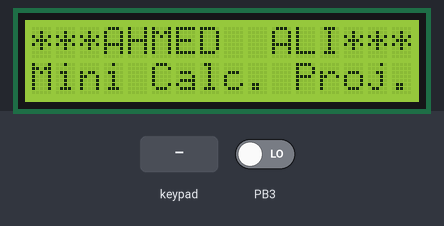
Bench run of a program on a simulated ATmega32, built with avr-gcc and emulated at 16 MHz. Parts: 16×2 character LCD. Wiring (inferred from the names in the program): 4×4 keypad with keys 7 8 9 / 4 5 6 * 1 2 3 - C 0 = +: rows PB4, PB5, PB6, PB7; columns PD2, PD3, PD4, PD5; character LCD (HD44780): RS PB0; R/W PB1; E PB2; data PA0, PA1, PA2, PA3, PA4, PA5, PA6, PA7. Inputs (shaded band) come from the test bench; at power-on: PB3 LOW.

Above: at 1.2 s.
1.3 s: keypad keys 7 + 5 = pressed 0.4 s apart
At 4.0 s:
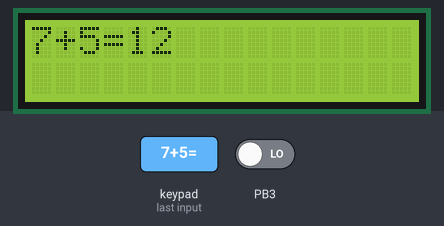
4.4 s: key 'C' pressed
At 5.0 s:
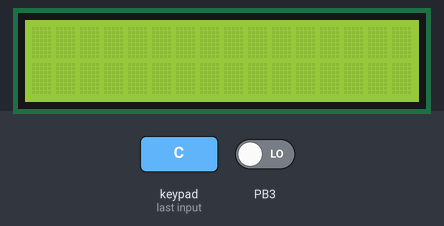
6.0 s: keypad keys 6 * 7 = pressed 0.4 s apart
At 8.5 s:
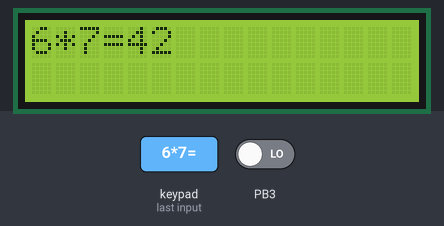
Timing chart, 0 to 10.0 s (numbered marks = the images above; inputs shaded):
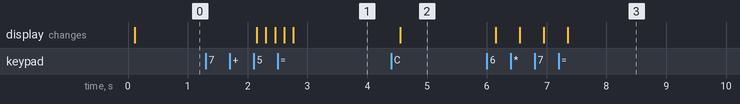

Measured:
- after the input at 1.3 s, the display: first differs from a run without the input after 1.0 s (image 1 shows a later state)
- after the input at 4.4 s, the display: changes after 0.15 s (image 2)
- after the input at 6.0 s, the display: first changes after 0.15 s (image 3 shows a later state)

The program:

main.c
```c
/*
 ============================================================================
 Name        : main.c
 Author      : Ahmed Ali
 Date        : 21 Aug 2023
 ============================================================================
 */
#include "STD_TYPES.h"
#include "GPIO_Interface.h"
#include "LCD_interface.h"
#include "KEYPAD_interface.h"
#include "KEYPAD_config.h"
#include <util/delay.h>
#include <stdio.h>
#include <stdlib.h>
#include <string.h>

int main(void) {
	/* declare variable used in main file */
	sint32 num1, num2, result;
	float32 floatResult;
	uint8 i, j, k, floatFlag;
	/* call the function of the KEYPAD initialization */
	KPD_Init();
	/* call the function of the LCD initialization */
	LCD_Init();
	/* print my name on the LCD */
	LCD_DisplayString("***AHMED  ALI***");
	/* move the cursor to the second row of LCD */
	LCD_MoveCursor(1, 0);
	/* print the project name */
	LCD_DisplayString("Mini Calc. Proj.");
	/* wait for 2 second */
	_delay_ms(2000);
	/* clean screen */
	LCD_ClearScreen();
	/* super loop */
	while (1) {
		/* declare the string used in super loop */
		char input[16] = "", num1_str[8] = "", num2_str[8] = "", operator, temp;
		/* at first all number is 0 */
		num1 = 0, num2 = 0;
		/* flag to check if there is a float numbers in division */
		floatFlag = 0;
		i = 0;
		while (1) {
			if (i < 16) {
				/* get input from the KEYPAD */
				temp = KPD_GetPressedKey();
				/* loop until a key is pressed, if key is pressed then the loop will break */
				while (temp == KPD_NO_PRESSED_KEY) {
					temp = KPD_GetPressedKey();
				}
				/* if the clean screen button is pressed in KEYPAD */
				if (temp == 'C') {
					/* clean the LCD screen */
					LCD_ClearScreen();
					/* make the input string empty again */
					strcpy(input, "");
					/* start a loop from first again */
					i = 0;
					continue;
				}
				/* put the value of key pressed in the input string */
				input[i] = temp;
				/* if = button is pressed, then it is the end of operation */
				if (input[i] == '=') {
					/* show = in the LCD */
					LCD_SendData('=');
					/* the null character to indicate the end of string */
					input[i] = '\0';
					/* break the loop */
					break;
				}
				/* if the button pressed is not = of C then send the button value to LCD */
				LCD_SendData(input[i]);
				/* increase the index of input string */
				i++;
			}
		}
		/* reset all counters */
		i = 0, j = 0, k = 0;
		while (input[i] != '\0') {
			/* if the operator char is found in input string */
			if (input[i] == '*' || input[i] == '/' || input[i] == '+'
					|| input[i] == '-') {
				/* then store the operator in the variable */
				operator = input[i];
				/* increase the index of input string */
				i++;
				/* loop to take the second number of the operation and store it in a string */
				while (input[i] != '\0') {
					/* store digit digit of the second number in the second number string */
					num2_str[k] = input[i];
					/* increase the index of second number string */
					k++;
					/* increase the index of input string */
					i++;
				}
				break;
			}
			/* if the operator is not found, then we still in the first number part */
			else {
				/* store digit digit of the first number in the first number string */
				num1_str[j] = input[i];
				/* increase the index of first number string */
				j++;
				/* increase the index of input string */
				i++;
			}
		}
		/* function to convert string to integer to use it in the operation */
		num1 = atoi(num1_str);
		num2 = atoi(num2_str);
		/* switch case to know which operator is chosen */
		switch (operator) {
		case '+':
			/* the + operator is chosen, then add two numbers and store it in result number */
			result = num1 + num2;
			break;
		case '-':
			/* the - operator is chosen, then subtract two numbers and store it in result number */
			result = num1 - num2;
			break;
		case '*':
			/* the * operator is chosen, then multiply two numbers and store it in result number */
			result = num1 * num2;
			break;
		case '/':
			/* the / operator is chosen, then divide two numbers and store it in result number */
			/* if the first number divisible by the second, then there is no floating part */
			if (num1 % num2 == 0) {
				result = num1 / num2;
			} else {
				/* else, there is a floating part and start to calculate it */
				floatResult = (float32) num1 / num2;
				/* take the integer part of the result */
				result = num1 / num2;
				/* make the flag is true */
				floatFlag = 1;
				/* get the first 3 digits of the floating part */
				floatResult = (floatResult - result) * 1000;
			}
			break;
		}
		/* start to print the result of the operation */
		/* check if there is a floating part in the operation */
		if (floatFlag) {
			/* if the integer part of floating is 0, then send it */
			if (result == 0) {
				LCD_SendData('0');
			} else {
				/* if the integer part of floating is not 0, then send the all number */
				LCD_NumberToString(result);
			}
			/* send the dot to the LCD */
			LCD_SendData('.');
			/* print the floating part of the operation */
			LCD_NumberToString((sint32) floatResult);
		} else {
			/* there is no floating part, then send the integer number only */
			LCD_NumberToString(result);
		}
		/* loop to wait for the C button is pressed to clean the screen for new operation */
		temp = KPD_GetPressedKey();
		while (temp != 'C') {
			temp = KPD_GetPressedKey();
		}
		/* the C button is pressed and we will clean the screen */
		LCD_ClearScreen();
	}
}
```

KEYPAD_config.h
```c
/*
 ============================================================================
 Name        : KeyPad_config.h
 Author      : Ahmed Ali
 Date        : 21 Aug 2023
 ============================================================================
 */

#ifndef KEYPAD_CONFIG_H_
#define KEYPAD_CONFIG_H_

/* define PORTB for keypad row and PORTD for keypad column */
#define KPD_ROW_PORT PORT_B
#define KPD_COL_PORT PORT_D
/* value to check if no button is pressed */
#define KPD_NO_PRESSED_KEY 0xFF
/* define pins from PIN2 to PIN5 in PORTD for keypad columns */
#define KPD_COL_0 PIN2
#define KPD_COL_1 PIN3
#define KPD_COL_2 PIN4
#define KPD_COL_3 PIN5
/* define pins from PIN4 to PIN7 in PORTB for keypad rows */
#define KPD_ROW_0 PIN4
#define KPD_ROW_1 PIN5
#define KPD_ROW_2 PIN6
#define KPD_ROW_3 PIN7
/* define number of columns and rows */
#define COL_NUM 4
#define ROW_NUM 4
/* the values of the keypad with (COL_NUM * ROW_NUM) */
#define KPD_ARR_VAL {{'7', '8', '9', '/'}, {'4', '5', '6', '*'}, {'1', '2', '3', '-'}, {'C', '0', '=', '+'}}

#endif /* KEYPAD_CONFIG_H_ */
```

LCD_config.h
```c
/*
 ============================================================================
 Name        : LCD_config.h
 Author      : Ahmed Ali
 Date        : 20 Aug 2023
 ============================================================================
 */

#ifndef LCD_CONFIG_H_
#define LCD_CONFIG_H_

#define LCD_DATA_PORT PORT_A

#define LCD_CTRL_PORT PORT_B
#define LCD_RS_PIN    PIN0
#define LCD_RW_PIN    PIN1
#define LCD_EN_PIN    PIN2

#define LCD_CLEAR_DISPLAY 0x01
#define LCD_CURSOR_OFF 0x0C
#define LCD_CURSOR_ON 0x0E
#define LCD_CURSOR_POSITION 0x80
#define LCD_TWO_LINE_EIGHT_BIT_MODE 0x38

#endif /* LCD_CONFIG_H_ */
```

KEYPAD_interface.h
```c
/*
 ============================================================================
 Name        : KeyPad_interface.h
 Author      : Ahmed Ali
 Date        : 21 Aug 2023
 ============================================================================
 */

#ifndef KEYPAD_INTERFACE_H_
#define KEYPAD_INTERFACE_H_

uint8 KPD_GetPressedKey(void);

void KPD_Init(void);

#endif /* KEYPAD_INTERFACE_H_ */
```

KEYPAD_program.c
```c
/*
 ============================================================================
 Name        : KeyPad_program.c
 Author      : Ahmed Ali
 Date        : 21 Aug 2023
 ============================================================================
 */

#include "STD_TYPES.h"
#include "GPIO_Interface.h"
#include "KEYPAD_config.h"
#include "KEYPAD_interface.h"

uint8 KPD_GetPressedKey(void) {
	/* value of the pressed key and initial has value of no pressed key */
	uint8 pressedKey = KPD_NO_PRESSED_KEY;
	/* value of the counters for loops */
	uint8 colCounter, rowCounter;
	/* flag to check if the pin pressed or not */
	uint8 pinState;
	/* array for keypad values with specific column and row number */
	static uint8 kpdArr[ROW_NUM][COL_NUM] = KPD_ARR_VAL;
	/* array for keypad columns with specific column number */
	static uint8 kpdColArr[COL_NUM] = { KPD_COL_0, KPD_COL_1, KPD_COL_2,
	KPD_COL_3 };
	/* array for keypad rows with specific row number */
	static uint8 kpdRowArr[ROW_NUM] = { KPD_ROW_0, KPD_ROW_1, KPD_ROW_2,
	KPD_ROW_3 };
	/* start loops to check the pins state */
	for (colCounter = 0; colCounter < COL_NUM; ++colCounter) {
		/* activate current column to check it */
		GPIO_SetPinValue(KPD_COL_PORT, kpdColArr[colCounter], PIN_LOW);
		for (rowCounter = 0; rowCounter < ROW_NUM; ++rowCounter) {
			/* read the value of the current row */
			GPIO_GetPinValue(KPD_ROW_PORT, kpdRowArr[rowCounter], &pinState);
			/* if the value is 0 that mean the key is pressed */
			if (pinState == PIN_LOW) {
				/* get the value of the key with column and row number of loop */
				pressedKey = kpdArr[rowCounter][colCounter];
				/* wait until the key is released */
				while (pinState == PIN_LOW) {
					/* get the same value until the key is released */
					GPIO_GetPinValue(KPD_ROW_PORT, kpdRowArr[rowCounter],
							&pinState);
				}
				/* return the value of pressed key in the keypad */
				return pressedKey;
			}
		}
		/* deactivate current column to check the next column in the next loop */
		GPIO_SetPinValue(KPD_COL_PORT, kpdColArr[colCounter], PIN_HIGH);
	}
	/* return the value 0xFF which mean that no key is pressed */
	return pressedKey;
}

void KPD_Init(void) {
	/* set the PORTD output for the columns of KEYPAD */
	GPIO_SetPinDirection(KPD_COL_PORT, KPD_COL_0, OUTPUT);
	GPIO_SetPinDirection(KPD_COL_PORT, KPD_COL_1, OUTPUT);
	GPIO_SetPinDirection(KPD_COL_PORT, KPD_COL_2, OUTPUT);
	GPIO_SetPinDirection(KPD_COL_PORT, KPD_COL_3, OUTPUT);
	/* set the PORTB output for the rows of KEYPAD */
	GPIO_SetPinDirection(KPD_ROW_PORT, KPD_ROW_0, INPUT);
	GPIO_SetPinDirection(KPD_ROW_PORT, KPD_ROW_1, INPUT);
	GPIO_SetPinDirection(KPD_ROW_PORT, KPD_ROW_2, INPUT);
	GPIO_SetPinDirection(KPD_ROW_PORT, KPD_ROW_3, INPUT);
	/* set all pins of KEYPAD columns high */
	GPIO_SetPortValue(KPD_COL_PORT, 0x3C);
	/* set all pins of KEYPAD rows with internal pull-up resistor */
	GPIO_SetPortValue(KPD_ROW_PORT, 0xF0);
}
```

LCD_interface.h
```c
/*
 ============================================================================
 Name        : LCD_interface.h
 Author      : Ahmed Ali
 Date        : 20 Aug 2023
 ============================================================================
 */

#ifndef LCD_INTERFACE_H_
#define LCD_INTERFACE_H_

void LCD_SendCommand(uint8 uint8_command);

void LCD_SendData(uint8 uint8_data);

void LCD_Init(void);

void LCD_DisplayString(const uint8 *uint8_str);

void LCD_NumberToString(sint32 data);

void LCD_MoveCursor(uint8 row, uint8 column);

void LCD_ClearScreen(void);

void LCD_displayStringRowColumn(uint8 row, uint8 column, const uint8 *Str);

#endif /* LCD_INTERFACE_H_ */
```

LCD_program.c
```c
/*
 ============================================================================
 Name        : LCD_program.c
 Author      : Ahmed Ali
 Date        : 20 Aug 2023
 ============================================================================
 */

#include "STD_TYPES.h"
#include "LCD_interface.h"
#include "LCD_config.h"
#include "GPIO_Interface.h"
#include <util/delay.h>
#include <stdio.h>
#include <stdlib.h>

void LCD_SendCommand(uint8 uint8_command) {
	/* set RS pin to low...RS low => command  */
	GPIO_SetPinValue(LCD_CTRL_PORT, LCD_RS_PIN, PIN_LOW);
	/* set RW pin to low...RW low => write  */
	GPIO_SetPinValue(LCD_CTRL_PORT, LCD_RW_PIN, PIN_LOW);
	/* send the command to data pin in LCD */
	GPIO_SetPortValue(LCD_DATA_PORT, uint8_command);
	/* set enable pin to high then low to generate pulse */
	GPIO_SetPinValue(LCD_CTRL_PORT, LCD_EN_PIN, PIN_HIGH);
	_delay_ms(2);
	GPIO_SetPinValue(LCD_CTRL_PORT, LCD_EN_PIN, PIN_LOW);
}

void LCD_SendData(uint8 uint8_data) {
	/* set RS pin to high...RS high => data  */
	GPIO_SetPinValue(LCD_CTRL_PORT, LCD_RS_PIN, PIN_HIGH);
	/* set RW pin to low...RW low => write  */
	GPIO_SetPinValue(LCD_CTRL_PORT, LCD_RW_PIN, PIN_LOW);
	/* send the command to data pin in LCD */
	GPIO_SetPortValue(LCD_DATA_PORT, uint8_data);
	/* set enable pin to high then low to generate pulse */
	GPIO_SetPinValue(LCD_CTRL_PORT, LCD_EN_PIN, PIN_HIGH);
	_delay_ms(2);
	GPIO_SetPinValue(LCD_CTRL_PORT, LCD_EN_PIN, PIN_LOW);
}

void LCD_Init(void) {
	/* set the PORTA output for the data of LCD */
	GPIO_SetPortDirection(LCD_DATA_PORT, OUTPUT);
	/* set the pin 0,1,2 in PORTB output for control of LCD */
	GPIO_SetPinDirection(LCD_CTRL_PORT, LCD_RS_PIN, OUTPUT);
	GPIO_SetPinDirection(LCD_CTRL_PORT, LCD_RW_PIN, OUTPUT);
	GPIO_SetPinDirection(LCD_CTRL_PORT, LCD_EN_PIN, OUTPUT);
	/* wait for 40ms */
	_delay_ms(40);
	/* set LCD configuration to 2 lines and 5*8 font size */
	LCD_SendCommand(LCD_TWO_LINE_EIGHT_BIT_MODE);
	/* turn on the LCD and disable showing a cursor */
	LCD_SendCommand(LCD_CURSOR_OFF);
	/* clear display */
	LCD_SendCommand(LCD_CLEAR_DISPLAY);
}

void LCD_DisplayString(const uint8 *uint8_str) {
	uint8 i = 0;
	/* loop until reach the last char of sting */
	while (uint8_str[i] != '\0') {
		/* send char by char of the string to the LCD */
		LCD_SendData(uint8_str[i]);
		/* increment the counter to the next char */
		i++;
	}
}

void LCD_NumberToString(sint32 data) {
	/* string to hold the ASCII result */
	char str[16];
	/* use itoa C function to convert the data to its corresponding ASCII value*/
	itoa(data, str, 10);
	/* display the string */
	LCD_DisplayString(str);
}

void LCD_MoveCursor(uint8 row, uint8 column) {
	/* variable to know which address in the LCD will to cursor moved to */
	uint8 LCD_address = 0;
	/* check which row is chosen */
	switch (row) {
	case 0:
		LCD_address = column;
		break;
	case 1:
		/* the first address in the second line is 0x40 then add it to the LCD address */
		LCD_address = column + 0x40;
		break;
	}
	/* move the LCD cursor to the specific address location */
	LCD_SendCommand(LCD_CURSOR_POSITION | LCD_address);
}

void LCD_ClearScreen(void) {
	/* send the clear screen command to the LCD */
	LCD_SendCommand(LCD_CLEAR_DISPLAY);
}

void LCD_displayStringRowColumn(uint8 row, uint8 column, const uint8 *Str) {
	/* go to to the required LCD position */
	LCD_MoveCursor(row, column);
	/* display the string */
	LCD_DisplayString(Str);
}
```

BIT_MATH.h
```c
/*
 ============================================================================
 Name        : BIT_MATH.h
 Author      : Ahmed Ali
 Date        : 17 Aug 2023
 ============================================================================
 */
#include "STD_TYPES.h"

#ifndef BIT_MATH_H_
#define BIT_MATH_H_

/* Set a certain bit in any register */
#define SET_BIT(REG,BIT)(REG|=(1<<BIT))

/* Clear a certain bit in any register */
#define CLEAR_BIT(REG,BIT)(REG&=(~(1<<BIT)))

/* Toggle a certain bit in any register */
#define TOGGLE_BIT(REG,BIT)(REG^=(1<<BIT))

/* Return required bit from the required register */
#define GET_BIT(REG,BIT)(REG&(1<<BIT))

#endif /* BIT_MATH_H_ */
```

GPIO_Interface.h
```c
/*
 ============================================================================
 Name        : GPIO_Interface.h
 Author      : Ahmed Ali
 Date        : 17 Aug 2023
 ============================================================================
 */

#ifndef GPIO_INTERFACE_H_
#define GPIO_INTERFACE_H_

typedef enum {
	PORT_A, PORT_B, PORT_C, PORT_D
} et_port;

typedef enum {
	PIN0, PIN1, PIN2, PIN3, PIN4, PIN5, PIN6, PIN7
} et_pin;

typedef enum {
	INPUT, OUTPUT
} et_direction;

typedef enum {
	PIN_LOW, PIN_HIGH
} et_Status;

/* Setting Pin Direction */
void GPIO_SetPinDirection(uint8 uint8_port, uint8 uint8_pin,
		uint8 uint8_direction);

/* Setting Pin Value */
void GPIO_SetPinValue(uint8 uint8_port, uint8 uint8_pin, uint8 uint8_value);

/* Getting Pin Value */
void GPIO_GetPinValue(uint8 uint8_port, uint8 uint8_pin, uint8 *p_uint8_data);

/* Setting Port Direction */
void GPIO_SetPortDirection(uint8 uint8_port, uint8 uint8_direction);

/* Setting Port Value */
void GPIO_SetPortValue(uint8 uint8_port, uint8 uint8_value);

/* Getting Port Value */
void GPIO_GetPortValue(uint8 uint8_port, uint8 *p_uint8_data);

#endif /* GPIO_INTERFACE_H_ */
```

GPIO_Private.h
```c
/*
 ============================================================================
 Name        : GPIO_Private.h
 Author      : Ahmed Ali
 Date        : 17 Aug 2023
 ============================================================================
 */

#ifndef GPIO_PRIVATE_H_
#define GPIO_PRIVATE_H_

#define DDRA  *((volatile uint8*)0x3A)
#define PORTA *((volatile uint8*)0x3B)
#define PINA  *((volatile uint8*)0x39)

#define DDRB  *((volatile uint8*)0x37)
#define PORTB *((volatile uint8*)0x38)
#define PINB  *((volatile uint8*)0x36)

#define DDRC  *((volatile uint8*)0x34)
#define PORTC *((volatile uint8*)0x35)
#define PINC  *((volatile uint8*)0x33)

#define DDRD  *((volatile uint8*)0x31)
#define PORTD *((volatile uint8*)0x32)
#define PIND  *((volatile uint8*)0x30)

#endif /* GPIO_PRIVATE_H_ */
```

STD_TYPES.h
```c
/*
 ============================================================================
 Name        : STD_TYPES.h
 Author      : Ahmed Ali
 Date        : 17 Aug 2023
 ============================================================================
 */

#ifndef STD_TYPES_H_
#define STD_TYPES_H_

typedef unsigned char uint8;
typedef signed char sint8;

typedef unsigned short int uint16;
typedef signed short int sint16;

typedef unsigned long int uint32;
typedef signed long int sint32;

typedef unsigned long long int uint64;
typedef signed long long int sint64;

typedef float float32;
typedef double float64;

#endif /* STD_TYPES_H_ */
```

Source omitted: GPIO_Prog.c (3286 bytes)
